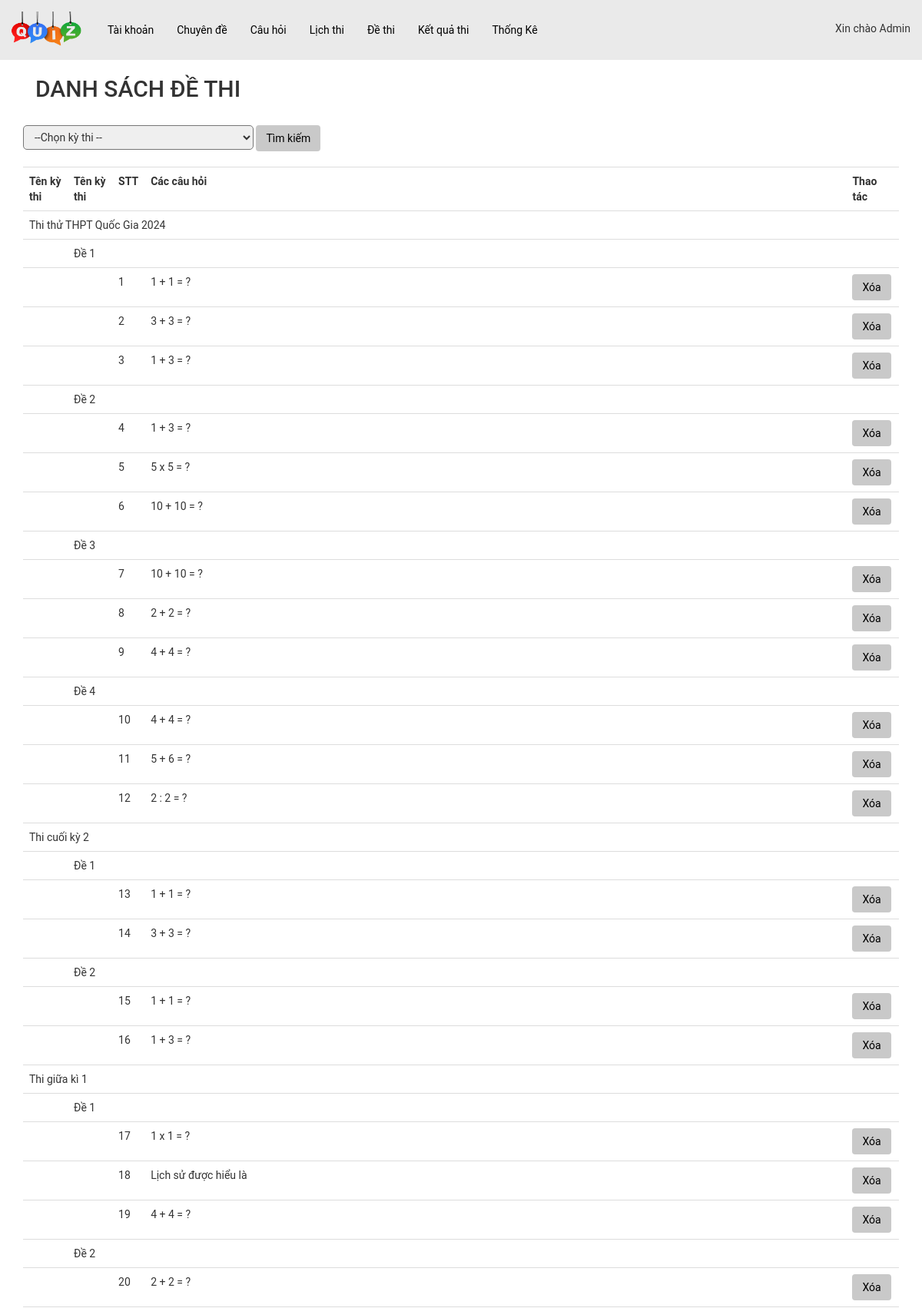
The app's page /admin/index.php?act=dsdt (signed in, upper part) with its own data.
### tables this page shows
CREATE TABLE `dethi_cauhoi` (
  `id` int(11) NOT NULL,
  `id_dethi` int(11) NOT NULL,
  `id_cauhoi` int(11) NOT NULL
);

CREATE TABLE `lichthi` (
  `id` int(11) NOT NULL,
  `name` varchar(255) NOT NULL COMMENT 'Tên lịch thi(tên kì thi)',
  `image_lt` varchar(255) DEFAULT NULL,
  `time_start` datetime NOT NULL COMMENT 'TG bắt đầu làm bài',
  `time_end` datetime NOT NULL COMMENT 'TG kết thúc làm bài',
  `time` int(11) NOT NULL COMMENT 'TG làm bài (vd: 45p)',
  `so_de_thi` int(11) NOT NULL COMMENT 'Số lượng đề thi'
);

CREATE TABLE `dethi` (
  `id` int(11) NOT NULL,
  `ten_de` varchar(255) NOT NULL,
  `id_lichthi` int(11) NOT NULL
);

CREATE TABLE `cauhoi` (
  `id_ch` int(11) NOT NULL,
  `content` varchar(500) NOT NULL COMMENT 'Nội dung câu hỏi (Đề bài)',
  `image` varchar(50) DEFAULT NULL,
  `id_cd` int(11) NOT NULL
);

### model/pdo.php (called while the page is built, shortened)
<?php
function pdo_get_connection(){
    $servername = "localhost";
    $username = "root";
    $password = "";
    try {
        $conn = new PDO("mysql:host=$servername;dbname=xuongth01_02", $username, $password);
        $conn->setAttribute(PDO::ATTR_ERRMODE, PDO::ERRMODE_EXCEPTION);
        return $conn;
    } catch(PDOException $e) {
        echo "Connection failed: " . $e->getMessage();
    }
}
function pdo_query($sql){
    $sql_args=array_slice(func_get_args(),1);
    try{
        $conn=pdo_get_connection();
        $stmt=$conn->prepare($sql);
        $stmt->execute($sql_args);
        $rows=$stmt->fetchAll();
        return $rows;
    }
    catch(PDOException $e){
        throw $e;
    }
    finally{
        unset($conn);
    }
}
?>

### model/dethi.php (called while the page is built, shortened)
<?php
function loadall_dethicauhoi($id_lichthi = null)
{
    $sql = "SELECT dethi_cauhoi.*,
    lichthi.name AS ten_kythi,
    lichthi.id AS id_lichthi,
    dethi.ten_de,
    dethi.id AS id_dethi,
    cauhoi.content AS ten_cauhoi
    FROM dethi_cauhoi
    JOIN dethi ON dethi.id = dethi_cauhoi.id_dethi
    JOIN lichthi ON lichthi.id = dethi.id_lichthi
    JOIN cauhoi ON cauhoi.id_ch = dethi_cauhoi.id_cauhoi
     ";
    $result = pdo_query($sql);
    return $result;
}

### admin/dethi/list-dethi.php (the view, shortened to what this page needs)
<div class="container">
    <nav class="navbar bg-body-tertiary">
        <div class="container-fluid">
            <h2>DANH SÁCH ĐỀ THI</h2>
        </div>
    </nav>
    <div>
        <div>
            <form action="?act=dsdt" method="post">
                <select name="id_lichthi" id="" class='loc_dethi'>
                    <option value="" hidden>--Chọn kỳ thi --</option>
                </select>
                <button class="btn" type="submit" name="btnTimkiem">Tìm kiếm</button>
            </form>
        </div>
        <br>
        <table class="table table_dsch">
            <tr>
                <th>Tên kỳ thi</th>
                <th>Tên kỳ thi</th>
                <th scope="col">STT</th>
                <th>Các câu hỏi</th>
                <th>Thao tác</th>
            </tr>
            <?php
            $previousTestId = null;
            $previousExamId = null;
            foreach ($dsdt as $key => $value) : extract($value) ?>
                <?php
                if ($id_lichthi != $previousExamId) {
                    echo "<tr><td colspan='5'>" . $ten_kythi . "</td></tr>";
                }
                if ($id_dethi  != $previousTestId) {
                    echo "<tr><td></td><td colspan='5'>" . $ten_de . "</td></tr>";
                }
                ?>
                <tr>
                    <td></td>
                    <td></td>
                    <td><?= $key + 1 ?></td>
                    <td><?= $ten_cauhoi . "</br>" ?></td>
                    <td>
                        <a class="btn" href="">Xóa</a>
                    </td>
                </tr>
                <?php
                $previousTestId = $id_dethi ;
                $previousExamId = $id_lichthi;
                ?>
            <?php endforeach; ?>
        </table>
    </div>
</div>

### assets/css/style_admin.css (style rules this page uses)
.container { margin: 0px auto; padding: 0px; min-height: 450px; }
* { padding: 0px; margin: 0px; font-family: roboto; }
.btn { background-color: #c9c9c9; padding: 10px; color: black; }
table.table.table_dsch { margin-left: 0px; }
select.loc_dethi { height: 32px; border-radius: 5px; width: 300px; text-indent: 10px; }

### records on screen
dethi_cauhoi: lichthi.name "Thi thử THPT Quốc Gia 2024", id_dethi.ten_de "Đề 1", id_cauhoi.content "1 + 1 = ?"
dethi_cauhoi: id_cauhoi.content "3 + 3 = ?"
dethi_cauhoi: id_cauhoi.content "1 + 3 = ?"
dethi_cauhoi: id_dethi.ten_de "Đề 2", id_cauhoi.content "1 + 3 = ?"
dethi_cauhoi: id_cauhoi.content "5 x 5 = ?"
dethi_cauhoi: id_cauhoi.content "10 + 10 = ?"
dethi_cauhoi: id_dethi.ten_de "Đề 3", id_cauhoi.content "10 + 10 = ?"
dethi_cauhoi: id_cauhoi.content "2 + 2 = ?"
dethi_cauhoi: id_cauhoi.content "4 + 4 = ?"
dethi_cauhoi: id_dethi.ten_de "Đề 4", id_cauhoi.content "4 + 4 = ?"
dethi_cauhoi: id_cauhoi.content "5 + 6 = ?"
dethi_cauhoi: id_cauhoi.content "2 : 2 = ?"
dethi_cauhoi: lichthi.name "Thi cuối kỳ 2", id_dethi.ten_de "Đề 1", id_cauhoi.content "1 + 1 = ?"
dethi_cauhoi: id_cauhoi.content "3 + 3 = ?"
dethi_cauhoi: id_dethi.ten_de "Đề 2", id_cauhoi.content "1 + 1 = ?"
dethi_cauhoi: id_cauhoi.content "1 + 3 = ?"
dethi_cauhoi: lichthi.name "Thi giữa kì 1", id_dethi.ten_de "Đề 1", id_cauhoi.content "1 x 1 = ?"
dethi_cauhoi: id_cauhoi.content "Lịch sử được hiểu là"
dethi_cauhoi: id_cauhoi.content "4 + 4 = ?"
dethi_cauhoi: id_dethi.ten_de "Đề 2", id_cauhoi.content "2 + 2 = ?"

### other values on screen
$_SESSION['user']['fullname'] "Admin"
